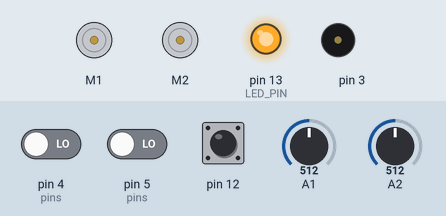
The sketch below on a simulated Arduino Uno, built with avr-gcc and run on an emulated ATmega328P. On the bench: 2 × DC motor (green arrow = forward, orange = backward, longer = faster), output pins drawn as LEDs (lit = HIGH), buzzer (waves = sounding). The inputs (shaded band) are chosen by the test bench; at power-on: pin 12 HIGH, pin 4 (pins) LOW, pin 5 (pins) LOW, A1 = 512, A2 = 512.

Above: at 0.8 s.
0.9 s: pin 12 pulled LOW for 0.15 s
At 1.7 s:
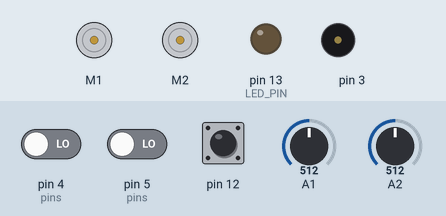
4.0 s: pin 4 (pins) driven HIGH
At 6.41 s:
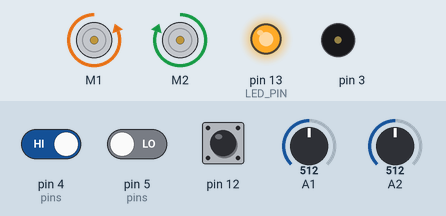
7.0 s: pin 5 (pins) driven HIGH
At 8.1 s:
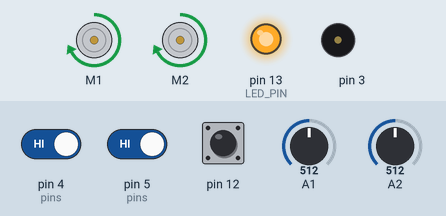
8.5 s: A1 set to 243
10.0 s: A1 set to 216
At 10.8 s:
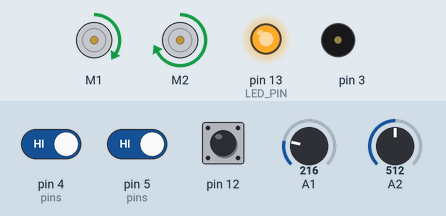
11.5 s: A2 set to 235
13.0 s: A2 set to 216
At 14.5 s:
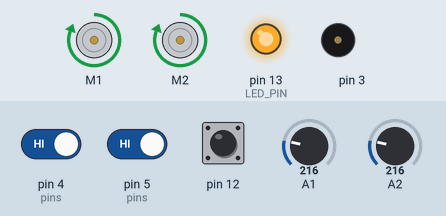
Timing chart, 0 to 16.0 s (numbered marks = the images above; inputs shaded):
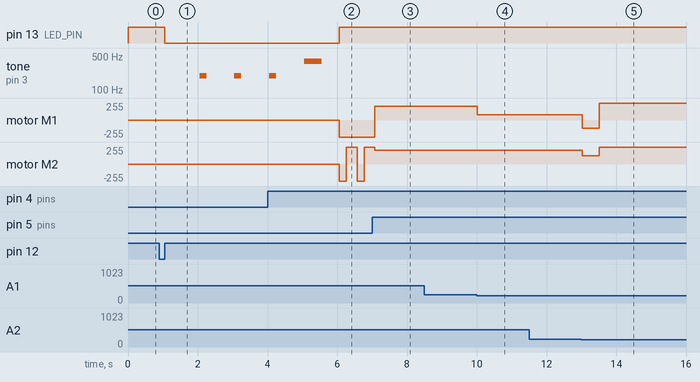

Measured:
- the behaviour switches between 227 and 226 on A1 (found by bisection; images 3 and 4)
- the behaviour switches between 227 and 226 on A2 (found by bisection; images 4 and 5)
- after the input at 0.9 s, pin 13 (LED_PIN): HIGH → LOW after 0.15 s; tone on pin 3: alternates 195 Hz for 0.20 s and silent for 0.80 s, starting after 1.2 s
- after the input at 4.0 s, motor M1: stopped → backward 255/255 after 2.1 s
- after the input at 7.0 s, motor M1: backward 255/255 → forward 204/255 after 0.07 s
- after the input at 8.5 s, every drawn part: stays the same
- after the input at 10.0 s, motor M1: forward 204/255 → forward 76/255 at once
- after the input at 11.5 s, every drawn part: stays the same
- after the input at 13.0 s, motor M1: forward 76/255 → backward 127/255 at once, → forward 255/255 0.49 s later; motor M2: forward 204/255 → forward 127/255 at once, → forward 255/255 0.49 s later
- by itself, motor M2: alternates forward 255/255 for 0.31 s and backward 255/255 for 0.20 s

The sketch:

ZumoRobot.ino
```cpp
/**
   Name:      ZumoRobot.ino
   Created:   08/10/2017  13:00:00 PM
   Authors:   André Storaug, Christian Honningdal Leira,
                Tormod Lysvold Sjømæling, Eirik Thue,
                Vebjørn Tomren og Sander Joachim Skarmyr.
*/

/* Libraries */
#include <ZumoBuzzer.h>
#include <Pushbutton.h>
#include <ZumoMotors.h>
#include <QTRSensors.h>
#include <ZumoReflectanceSensorArray.h>
#include <SharpDistSensor.h>

/**
 * Timer class
 * Able to handle multiple timers.
 */
class Timer {
    unsigned long nextTimeout;
    boolean hasExpired;

  public:
    Timer(unsigned long duration) {
      nextTimeout = millis() + duration;
    }

    boolean expired() {
      hasExpired = false;
      if (millis() > nextTimeout) {
        hasExpired = true;
      }
      else {
        hasExpired = false;
      }
      return hasExpired;
    }

    void reset(unsigned long duration) {
      nextTimeout = millis() + duration;
      //Serial.println("Reset the timer");
    }
};


/* Global constants */
const int LED_PIN = 13;
const int EYE_SENSOR_LEFT = A2;
const int EYE_SENSOR_RIGHT = A1;

// Window size of the median filter (odd number, 1 = no filtering)
const byte mediumFilterWindowSize = 5;

const int LEFT = 0;
const int RIGHT = 1;

// this might need to be tuned for different lighting conditions, surfaces, etc.
const int QTR_THRESHOLD        = 1800; //
const int DISTANCE_THRESHOLD   = 500; //
const int EMENY_LOST_TIMER     = 500;

// these might need to be tuned for different motor types
const int REVERSE_SPEED     = 400; // 0 is stopped, 400 is full speed
const int TURN_SPEED        = 400;
const int FORWARD_SPEED     = 320;
const int MAX_SPEED         = 400;
const int SEARCH_SPEED      = 200;
const int REVERSE_DURATION  = 200; // ms
const int TURN_DURATION     = 300; // ms


// Constants representing the states in the state machine
const int S_DRIVE_RANDOM = 0;
const int S_SEARCHING = 1;
const int S_CHASING = 2;


/* Global variables */
bool debug = false;
int currentState = S_DRIVE_RANDOM;
bool enemyDetected = false;
int leftDistance = 0;
int rightDistance = 0;
bool collision = false;
int directionTarget = 0;

/* Global objects */
ZumoBuzzer buzzer;
ZumoMotors motors;
Pushbutton button(ZUMO_BUTTON); // pushbutton on pin 12
Timer timerEnemyDetected(EMENY_LOST_TIMER);

// Create an object instance of the SharpDistSensor class
SharpDistSensor sensorLeft(EYE_SENSOR_LEFT, mediumFilterWindowSize);
SharpDistSensor sensorRight(EYE_SENSOR_RIGHT, mediumFilterWindowSize);


const int NUM_SENSORS = 2;
unsigned int sensor_values[NUM_SENSORS]; // Array to keep sensor values from ZumoReflectanceSensorArray.

byte pins[] = {4, 5};
ZumoReflectanceSensorArray sensors(pins, 2, 2000, QTR_NO_EMITTER_PIN); // 2000 = timeout after 2 ms;


/**
   Waits for an button push, and starts countdown.
*/
void waitForButtonAndCountDown()
{
  digitalWrite(LED_PIN, HIGH);
  button.waitForButton();
  digitalWrite(LED_PIN, LOW);

  // play audible countdown
  for (int i = 0; i < 3; i++)
  {
    delay(1000);
    buzzer.playNote(NOTE_G(3), 200, 15);
  }
  delay(1000);
  buzzer.playNote(NOTE_G(4), 500, 15);
  delay(1000);
}


/**
 * Checks if border is detected.
 * @returns {bool} True if border is detected, otherwise false.
 */
bool checkBorderDetection() {
  sensors.read(sensor_values);

  if (sensor_values[0] < QTR_THRESHOLD || sensor_values[1] < QTR_THRESHOLD) { // Needs to be reversed if on black surface with white border.
    if (debug) {
      Serial.println("Warning: Border detected!");
    }

    return true;
  }
  else {
    return false;
  }
}


/**
 * Drive forward and turn left or right when border is detected.
 * Only reflectionsensor on pin 5 and 4 are used.
 *
 * Updates the directionTarget.
*/
void borderDetected() {
  sensors.read(sensor_values);

  if (sensor_values[0] > QTR_THRESHOLD && sensor_values[1] > QTR_THRESHOLD) {

    // If border is detected by both sensors, drive straight backwards.
    motors.setSpeeds(-REVERSE_SPEED, -REVERSE_SPEED);
    delay(REVERSE_DURATION);
    motors.setSpeeds(-TURN_SPEED, TURN_SPEED);
    delay(TURN_DURATION);

  }
  else if (sensor_values[0] > QTR_THRESHOLD) // Needs to be reversed if on black surface with white border.
  {
    // if leftmost sensor detects line, reverse and turn to the right
    motors.setSpeeds(-REVERSE_SPEED, -REVERSE_SPEED);
    delay(REVERSE_DURATION);
    motors.setSpeeds(-TURN_SPEED, TURN_SPEED);
    delay(TURN_DURATION);
    motors.setSpeeds(FORWARD_SPEED, FORWARD_SPEED);

    // Update direction target.
    directionTarget = RIGHT;
    Serial.println(directionTarget);
  }
  else if (sensor_values[1] >  QTR_THRESHOLD) // Needs to be reversed if on black surface with white border.
  {
    // if rightmost sensor detects line, reverse and turn to the left
    motors.setSpeeds(-REVERSE_SPEED, -REVERSE_SPEED);
    delay(REVERSE_DURATION);
    motors.setSpeeds(TURN_SPEED, -TURN_SPEED);
    delay(TURN_DURATION);
    motors.setSpeeds(FORWARD_SPEED, FORWARD_SPEED);

    // Update direction target.
    directionTarget = LEFT;
    Serial.println(directionTarget);
  }
  motors.setSpeeds(FORWARD_SPEED, FORWARD_SPEED);
}

/**
 * Reads the distance sensor values and stores
 * them in two global variabes to be used by multiple other functions.
 */
void readDistanceSensors() {
  leftDistance = sensorLeft.getDist();
  rightDistance = sensorRight.getDist();
  // Get distance from sensor
}

/**
 * Turns robot (in searching position) in the provided direction (the enemy direction).
 * @param dir Direction for which way to turn.
 */
void searchForEnemy(int dir) {
  checkEnemyPresence();
  switch (dir)
  {
    case 0:
      // Left
      motors.setLeftSpeed(-SEARCH_SPEED);
      motors.setRightSpeed(SEARCH_SPEED);
      break;

    case 1:
      // Right

      motors.setLeftSpeed(SEARCH_SPEED);
      motors.setRightSpeed(-SEARCH_SPEED);
      break;

    default:
      Serial.print("Error in searchForEnemy(): No direction provided!");
      break;
  }
}

/**
   Checks for enemy.
   @return true if enemy is detected.
*/
bool checkEnemyPresence() {
  // Update distance sensor.
  readDistanceSensors();

  if (leftDistance < DISTANCE_THRESHOLD || rightDistance < DISTANCE_THRESHOLD) {
    return true;
  }
  else {
    return false;
  }
}


/**
 * The robot chases the enemy by
 * adjusting right and left motor speed.
 */
void chaseEnemy() {
  int multiplyer = 200;
  // SET LAST SEEN TARGET DIRECTION!!!!!!!!!!!!!!!!!!
  if (leftDistance > DISTANCE_THRESHOLD && rightDistance < DISTANCE_THRESHOLD) {
    // Object detected on right side.
    directionTarget = RIGHT;
    if (debug) {
      Serial.println("Info: Enemey seen to the right");
      Serial.println(rightDistance);

    }

    motors.setLeftSpeed(FORWARD_SPEED);
    motors.setRightSpeed(FORWARD_SPEED - multiplyer);
  }
  else if (leftDistance < DISTANCE_THRESHOLD && rightDistance > DISTANCE_THRESHOLD) {
    // Object detected on left side.
    directionTarget = LEFT;
    if (debug) {
      Serial.println("Info: Enemey seen to the left");
      Serial.println(leftDistance);
    }

    motors.setLeftSpeed(FORWARD_SPEED - multiplyer);
    motors.setRightSpeed(FORWARD_SPEED);
  }
  else if (leftDistance < DISTANCE_THRESHOLD && rightDistance < DISTANCE_THRESHOLD) {
    // Object is right in front.
    if (debug) {
      Serial.println("Info: Enemey up front");
    }

    motors.setLeftSpeed(FORWARD_SPEED);
    motors.setRightSpeed(FORWARD_SPEED);
  }
}


/* ---------------------Main section------------------------------ */

/**
   Main setup function. Only runs ones.
*/
void setup() {
  if (debug) {
    Serial.begin(9600);
  }

  pinMode(LED_PIN, OUTPUT);

  waitForButtonAndCountDown(); // Wait for buttond and count down.
  searchForEnemy(directionTarget);
  motors.setSpeeds(FORWARD_SPEED, FORWARD_SPEED);
}


/**
   Main loop.
   Responsible for core program functionallity.
*/
void loop() {
  // put your main code here, to run repeatedly:
  digitalWrite(LED_PIN, HIGH);


  // Debugging
  if (debug == true) {
    /**
        Ability to start or stop motors.
    */
    if (button.isPressed())
    {
      // if button is pressed, stop and wait for another press to go again
      motors.setSpeeds(0, 0);
      button.waitForRelease();
    }
  }


  // The state machine implemented using switch-case
  switch (currentState)
  {
    // State RANDOM DRIVING
    case S_DRIVE_RANDOM:

      if (checkBorderDetection()) {
        borderDetected();
      }
      else if (checkEnemyPresence() == true) {
        // SATRT CHASING function
        chaseEnemy();
        changeStateTo(S_CHASING);
      }

      break;

    // State SEARCHING
    case S_SEARCHING:
      if (checkBorderDetection()) {
        borderDetected();
      }
      else if (checkEnemyPresence() == true)
      {
        // SATRT CHASING function
        chaseEnemy();
        changeStateTo(S_CHASING);
      } else if (timerEnemyDetected.expired() == true) {
        motors.setSpeeds(MAX_SPEED, MAX_SPEED);
        changeStateTo(S_DRIVE_RANDOM);

      }
      break;

    // State CHASING
    case S_CHASING:
      //Run chasing function
      if (checkBorderDetection()) {
        borderDetected();
      }
      else if (checkEnemyPresence() == true) {
        chaseEnemy();
        timerEnemyDetected.reset(EMENY_LOST_TIMER);
      }

      else if (checkEnemyPresence() == false)
      {
        searchForEnemy(directionTarget);
        changeStateTo(S_SEARCHING);
      }
      break;


  }
}


/**
   Prints the state to Serial Monitor as a text, based
   on the state-constant provided as the parameter state

   @param state The state to print the tekst-representation for.
*/
void printState(int state)
{
  switch (state)
  {

    case S_DRIVE_RANDOM:
      Serial.print("S_DRIVE_RANDOM");
      break;

    case S_SEARCHING:
      Serial.print("S_SEARCHING");
      break;

    case S_CHASING:
      Serial.print("S_CHASING");
      break;


    default:
      Serial.print("!!UNKNOWN!!");
      break;
  }
}

/**
 * Changes the state.
 *
 * Supports optional debugging info aboute state changes.
 */
void changeStateTo(int newState)
{
  // At this point, we now what the current state is (the value
  // of the global variable currentState), and we know what the
  // next state is going to be, given by the parameter newState.
  if (debug == true) {
    // By using the printState()-funksjon, we can now print the
    // full debug-message:
    Serial.print("State changed from ");
    printState(currentState);
    Serial.print(" to ");
    printState(newState);
    Serial.println(); // To add a new line feed
  }
  // And finally, set the current state to the new state
  currentState = newState;
}
```
